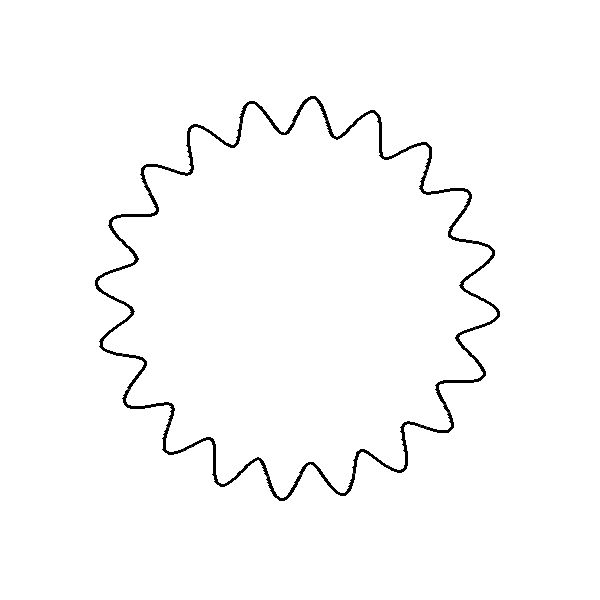

The script that saved this image:
#gnuplot
#generator vlnovky, sinewave generator

#radius, amplitude, frequency, angle
r=200; a = 0.1; f = 20; s = 360

set terminal png size 600, 600
set output "sinewave.png"

set nokey
set noborder
set noxtics
set noytics
set noraxis
set nortics
set notitle

unset autoscale
set xrange [-300:300]
set yrange [-300:300]
set size ratio -1


x(t)=r*sin(t) *(1+a*sin(f*t))
y(t)=r*cos(t) *(1+a*sin(f*t))


set parametric

set samples 2001
plot [t=0:s*pi/180] x(t),y(t) lc "black" lw 3
